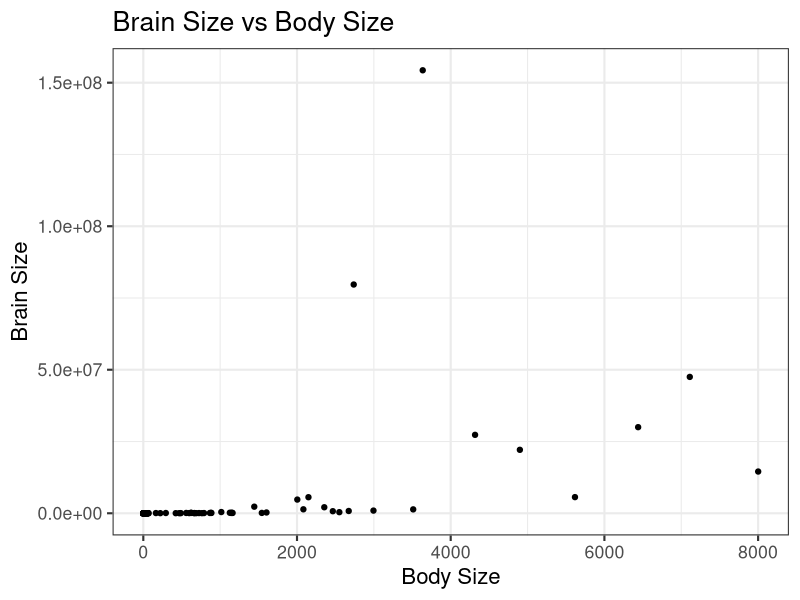
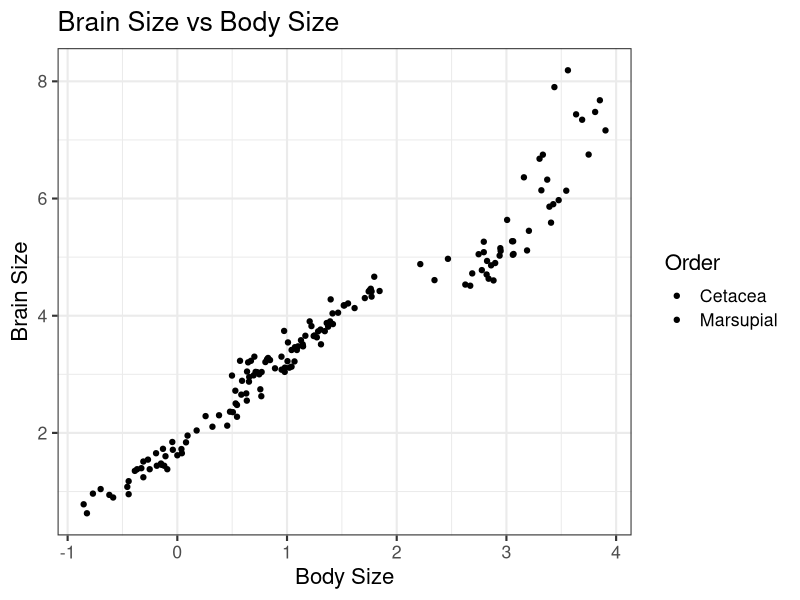
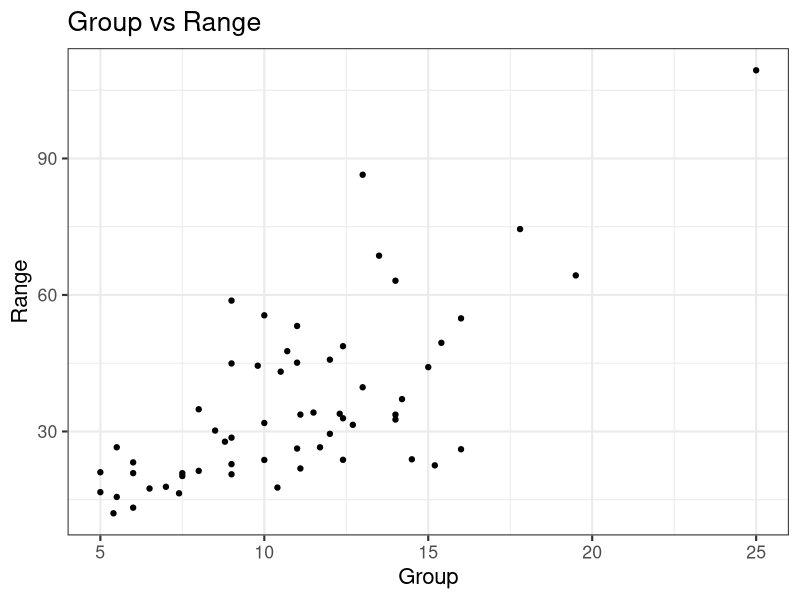
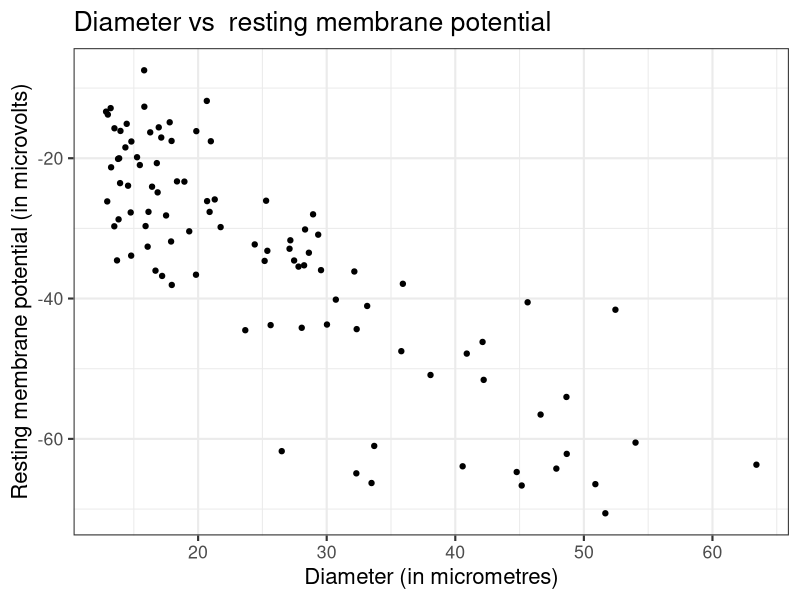

Recreate these plots in R, in order.
library(tidyverse)
library(dplyr)
library(ggplot2)


# Q.1.  plot the data and transform it, is this data suitable for linear analysis after transformation? 

df = read.csv("Braindata.csv", header = T, stringsAsFactors = T)

View(df)

head(df)

str(df)

summary(df)

ggplot(df, aes(x= Brain.size , y= Body.size), fill = Order) +
  geom_point() +
  labs(title = "Brain Size vs Body Size", x = "Body Size", y = "Brain Size") +
  theme_bw(base_size = 16)

#according to me points are too near to each other, let's do log transformation

ggplot(df, aes(x= log10(Brain.size) , y= log10(Body.size), fill = Order)) +
  geom_point() +
  labs(title = "Brain Size vs Body Size", x = "Body Size", y = "Brain Size") +
  theme_bw(base_size = 16) 

#now I see positive correlation

#let me fit the model

m1 = lm(log10(Brain.size) ~ log10(Body.size), data = df) 

m1 #here equation is (brain size) = [(0.74 x body size)  - 1.33] 

summary(m1) # R sq is 98% and p value is less than 0.05

#hence we say body size is a very good predictor of brain size in this dataset.
#as body size increases, brain size increases.

#A.1. after log transformation, the relationship between brain size and body size becomes more linear, 
# and the linear model fits the data well. 


df1 = read.table("monkeys.txt", header = T, stringsAsFactors = T)

View(df1)

head(df1)

str(df1) 

summary(df1)

ggplot(df1, aes(x= Group , y= Range), fill = Population) +
  geom_point() +
  labs(title = "Group vs Range", x = "Group", y = "Range") +
  theme_bw(base_size = 16)

#looks like there is some positive relationships

m2 = lm(Range ~ Group, df1)
m2
# Vmb = −3.4567 − 1.094 × diameter

summary(m2) #R sq is 49% and p is very small

#we say there is moderate relationship between group and range.

df2 = data.frame(Group = c(8,14,20,26))
View(df2)

predict(m2, df2)

# Range = −1.955 + 3.457 × Group, we can predict the range size for monkey groups of different sizes. 
#For groups of 8, 14, 20, and 26 individuals, the predicted range sizes are approximately 25.70, 46.44, 67.18, and 87.92 units, respectively.

m3 = lm(Range ~ Rainfall, df1)
m3

#Linear equation is Range = 6.5422 + 0.3389 × Rainfall

summary(m3) #R sq is 84.47% and P is too small

#we can say rainfall is good predictor for range.

df3 = read.csv("retinoblastoma_Y79_data.csv", header = T, stringsAsFactors = T)

View(df3)

head(df3)

str(df3) 

summary(df3)

ggplot(df3, aes(x= diameter , y= Vmb)) +
  geom_point() +
  labs(title = "Diameter vs  resting membrane potential", x = "Diameter (in micrometres)", y = "Resting membrane potential (in microvolts)") +
  theme_bw(base_size = 16)

#Seems like there is inverse relationship

m4 = lm(Vmb ~ diameter, df3)
m4 

#linear equation is Vmb = -1.094 * diameter - 6.205

summary(m4) #R is 69.56 % and p value is very small

# we say a significant inverse relationship between diameter and resting membrane potential (Vmb), with a larger diameter associated with a lower Vmb.


